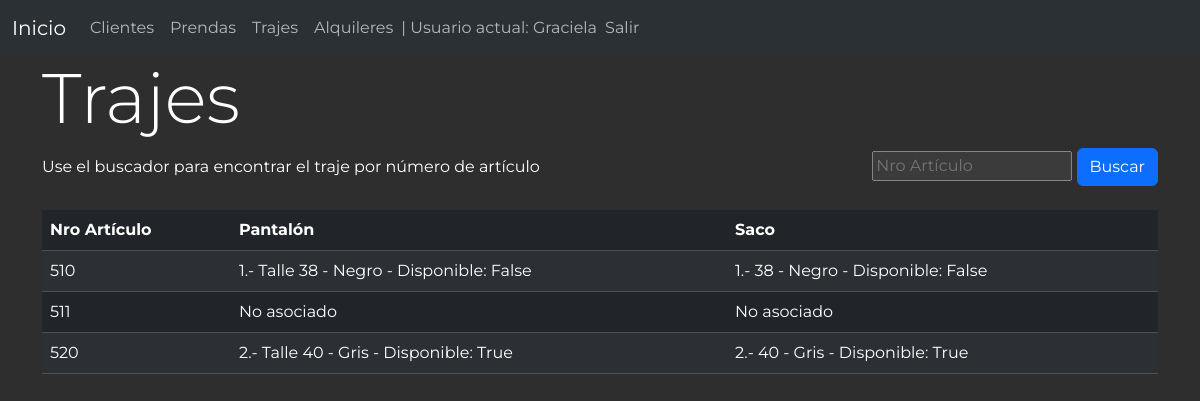
Before: /trajes/ (signed in) with the older database file.
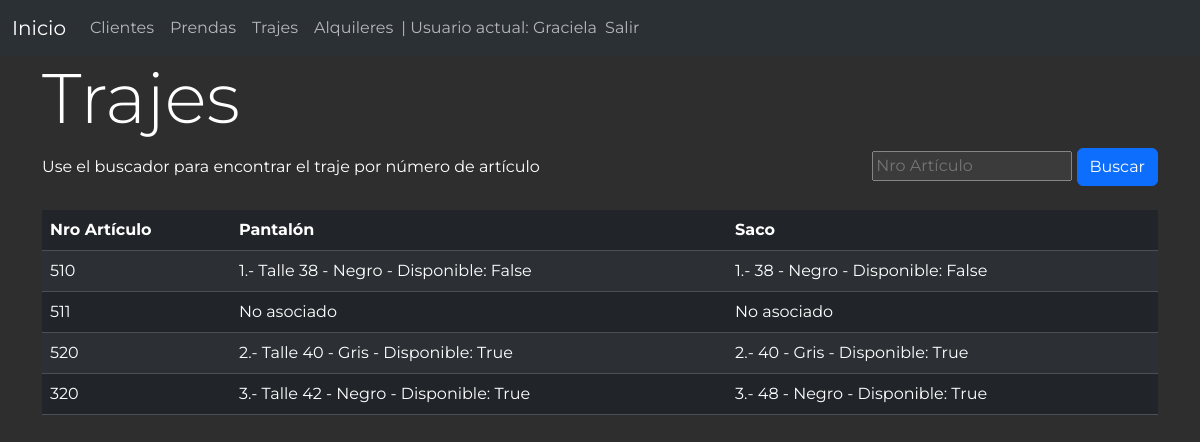
After: the same page with the newer database file.
### alquiler/models.py (models this page shows, shortened)
class Traje(models.Model):
    nro_articulo = models.CharField(max_length=20, unique=True)
    def mostrar_pantalon(self):
        pantalon = self.pantalon_set.first()
        return f'{pantalon.id}.- Talle {pantalon.talle_pantalon} - {pantalon.color_pantalon} - Disponible: {pantalon.disponible}' if pantalon else 'No asociado'
    mostrar_pantalon.short_description = 'Pantalón'
    def mostrar_saco(self):
        saco = self.saco_set.first()
        return f'{saco.id}.- {saco.talle_saco} - {saco.color_saco} - Disponible: {saco.disponible}' if saco else 'No asociado'
    mostrar_saco.short_description = 'Saco'
    class Meta:
        db_table = 'traje'
        verbose_name = 'traje'
        verbose_name_plural = 'trajes'

class Pantalon(models.Model):
    color_pantalon = models.ForeignKey('Color', on_delete=models.CASCADE, default=1)
    talle_pantalon = models.CharField(max_length=20, null=True, blank=True)
    traje = models.ForeignKey('Traje', on_delete=models.CASCADE, default=1)
    disponible = models.BooleanField(default=True)
    class Meta:
        db_table = 'pantalon'
        verbose_name = 'pantalon'
        verbose_name_plural = 'pantalones'

class Color(models.Model):
    nombre = models.CharField(max_length=100)
    def __str__(self):
        return self.nombre
    class Meta:
        db_table = 'color'
        verbose_name = 'color'
        verbose_name_plural = 'colores'

class Saco(models.Model):
    color_saco = models.ForeignKey('Color', on_delete=models.CASCADE, default=1)
    talle_saco = models.CharField(max_length=20, null=True, blank=True)
    traje = models.ForeignKey('Traje', on_delete=models.CASCADE, default=1)
    disponible = models.BooleanField(default=True)
    class Meta:
        db_table = 'saco'
        verbose_name = 'saco'
        verbose_name_plural = 'sacos'

### alquiler/views.py (the view)
# urls.py: path('trajes/',views.trajes, name='trajes'),
@login_required
def trajes(request):
    query = request.GET.get('q', '')
    if query:
        trajes = Traje.objects.filter(nro_articulo__icontains=query)
    else:
        trajes = Traje.objects.all()
    return render(request, 'trajes.html', {'trajes': trajes, 'query': query})

### alquiler/templates/trajes.html (shortened to what this page needs)
{% extends 'layout.html' %}
{% block content %}
<main class="container">
    <div class="extremos">
        <h1>Trajes</h1>
    </div>
    <div class="extremos">
        <span>Use el buscador para encontrar el traje por número de artículo</span>
        <form action="{% url 'trajes' %}" method="get">
            <input type="search" name="q" value="{{ query }}" placeholder="Nro Artículo">
            <button class="btn btn-primary" type="submit">Buscar</button>
        </form>
    </div>
    <br>
    <table class="table table-striped">
        <thead>
            <tr>
                <th scope="col">Nro Artículo</th>
                <th scope="col">Pantalón</th>
                <th scope="col">Saco</th>
            </tr>
        </thead>
        <tbody>
          {% for traje in trajes %}
          <tr>
              <td>{{ traje.nro_articulo }}</td>
              <td>{{ traje.mostrar_pantalon }}</td>
              <td>{{ traje.mostrar_saco }}</td>
          </tr>
          {% endfor %}
        </tbody>
      </table>
</main>
{% endblock %}

Changed rows visible on the page:
added Traje: nro_articulo "320", mostrar_pantalon "3.- Talle 42 - Negro - Disponible: True", mostrar_saco "3.- 48 - Negro - Disponible: True"
